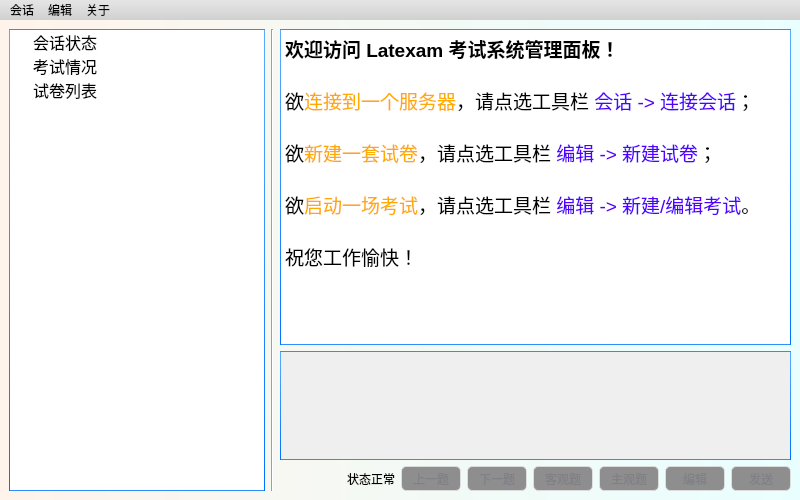
 <widget class="QMainWindow" name="LatexamWindow">
  <property name="geometry">
   <rect>
    <x>0</x>
    <y>0</y>
    <width>800</width>
    <height>500</height>
   </rect>
  </property>
  <property name="minimumSize">
   <size>
    <width>800</width>
    <height>500</height>
   </size>
  </property>
  <property name="windowTitle">
   <string>Latexam 考试系统管理面板</string>
  </property>
  <property name="windowIcon">
   <iconset>
    <normalon>:/latexam/Latexam.ico</normalon>
   </iconset>
  </property>
  <property name="styleSheet">
   <string notr="true">/*
Aqua Style Sheet for QT Applications
Author: Jaime A. Quiroga P.
Company: GTRONICK
Last updated: 22/01/2019, 07:55.
Available at: https://github.com/GTRONICK/QSS/blob/master/Aqua.qss
*/
QMainWindow {
	background-color: qlineargradient(spread:pad, x1:0, y1:0, x2:1, y2:0, stop:0 rgba(255, 244, 235, 255), stop:1 rgba(233, 255, 255, 255));
}
QTextEdit {
	border-width: 1px;
	border-style: solid;
	border-color: qlineargradient(spread:pad, x1:0.5, y1:1, x2:0.5, y2:0, stop:0 rgba(0, 113, 255, 255), stop:1 rgba(91, 171, 252, 255));
}
QTreeWidget {
	border-width: 1px;
	border-style: solid;
	border-color: qlineargradient(spread:pad, x1:0.5, y1:1, x2:0.5, y2:0, stop:0 rgba(0, 113, 255, 255), stop:1 rgba(91, 171, 252, 255));
}
QPlainTextEdit {
	border-width: 1px;
	border-style: solid;
	border-color: qlineargradient(spread:pad, x1:0.5, y1:1, x2:0.5, y2:0, stop:0 rgba(0, 113, 255, 255), stop:1 rgba(91, 171, 252, 255));
}
QToolButton {
	border-style: solid;
	border-top-color: qlineargradient(spread:pad, x1:0.5, y1:1, x2:0.5, y2:0, stop:0 rgb(215, 215, 215), stop:1 rgb(222, 222, 222));
	border-right-color: qlineargradient(spread:pad, x1:0, y1:0.5, x2:1, y2:0.5, stop:0 rgb(217, 217, 217), stop:1 rgb(227, 227, 227));
	border-left-color: qlineargradient(spread:pad, x1:0, y1:0.5, x2:1, y2:0.5, stop:0 rgb(227, 227, 227), stop:1 rgb(217, 217, 217));
	border-bottom-color: qlineargradient(spread:pad, x1:0.5, y1:1, x2:0.5, y2:0, stop:0 rgb(215, 215, 215), stop:1 rgb(222, 222, 222));
	border-width: 1px;
	border-radius: 5px;
	color: rgb(0,0,0);
	padding: 2px;
	background-color: rgb(255,255,255);
}
QToolButton:hover{
	border-style: solid;
	border-top-color: qlineargradient(spread:pad, x1:0.5, y1:1, x2:0.5, y2:0, stop:0 rgb(195, 195, 195), stop:1 rgb(222, 222, 222));
	border-right-color: qlineargradient(spread:pad, x1:0, y1:0.5, x2:1, y2:0.5, stop:0 rgb(197, 197, 197), stop:1 rgb(227, 227, 227));
	border-left-color: qlineargradient(spread:pad, x1:0, y1:0.5, x2:1, y2:0.5, stop:0 rgb(227, 227, 227), stop:1 rgb(197, 197, 197));
	border-bottom-color: qlineargradient(spread:pad, x1:0.5, y1:1, x2:0.5, y2:0, stop:0 rgb(195, 195, 195), stop:1 rgb(222, 222, 222));
	border-width: 1px;
	border-radius: 5px;
	color: rgb(0,0,0);
	padding: 2px;
	background-color: rgb(255,255,255);
}
QToolButton:pressed{
	border-style: solid;
	border-top-color: qlineargradient(spread:pad, x1:0.5, y1:1, x2:0.5, y2:0, stop:0 rgb(215, 215, 215), stop:1 rgb(222, 222, 222));
	border-right-color: qlineargradient(spread:pad, x1:0, y1:0.5, x2:1, y2:0.5, stop:0 rgb(217, 217, 217), stop:1 rgb(227, 227, 227));
	border-left-color: qlineargradient(spread:pad, x1:0, y1:0.5, x2:1, y2:0.5, stop:0 rgb(227, 227, 227), stop:1 rgb(217, 217, 217));
	border-bottom-color: qlineargradient(spread:pad, x1:0.5, y1:1, x2:0.5, y2:0, stop:0 rgb(215, 215, 215), stop:1 rgb(222, 222, 222));
	border-width: 1px;
	border-radius: 5px;
	color: rgb(0,0,0);
	padding: 2px;
	background-color: rgb(142,142,142);
}
QPushButton{
	border-style: solid;
	border-top-color: qlineargradient(spread:pad, x1:0.5, y1:1, x2:0.5, y2:0, stop:0 rgb(215, 215, 215), stop:1 rgb(222, 222, 222));
	border-right-color: qlineargradient(spread:pad, x1:0, y1:0.5, x2:1, y2:0.5, stop:0 rgb(217, 217, 217), stop:1 rgb(227, 227, 227));
	border-left-color: qlineargradient(spread:pad, x1:0, y1:0.5, x2:1, y2:0.5, stop:0 rgb(227, 227, 227), stop:1 rgb(217, 217, 217));
	border-bottom-color: qlineargradient(spread:pad, x1:0.5, y1:1, x2:0.5, y2:0, stop:0 rgb(215, 215, 215), stop:1 rgb(222, 222, 222));
	border-width: 1px;
	border-radius: 5px;
	color: rgb(0,0,0);
	padding: 2px;
	background-color: rgb(255,255,255);
}
QPushButton::default{
	border-style: solid;
	border-top-color: qlineargradient(spread:pad, x1:0.5, y1:1, x2:0.5, y2:0, stop:0 rgb(215, 215, 215), stop:1 rgb(222, 222, 222));
	border-right-color: qlineargradient(spread:pad, x1:0, y1:0.5, x2:1, y2:0.5, stop:0 rgb(217, 217, 217), stop:1 rgb(227, 227, 227));
	border-left-color: qlineargradient(spread:pad, x1:0, y1:0.5, x2:1, y2:0.5, stop:0 rgb(227, 227, 227), stop:1 rgb(217, 217, 217));
	border-bottom-color: qlineargradient(spread:pad, x1:0.5, y1:1, x2:0.5, y2:0, stop:0 rgb(215, 215, 215), stop:1 rgb(222, 222, 222));
	border-width: 1px;
	border-radius: 5px;
	color: rgb(0,0,0);
	padding: 2px;
	background-color: rgb(255,255,255);
}
QPushButton:hover{
	border-style: solid;
	border-top-color: qlineargradient(spread:pad, x1:0.5, y1:1, x2:0.5, y2:0, stop:0 rgb(195, 195, 195), stop:1 rgb(222, 222, 222));
	border-right-color: qlineargradient(spread:pad, x1:0, y1:0.5, x2:1, y2:0.5, stop:0 rgb(197, 197, 197), stop:1 rgb(227, 227, 227));
	border-left-color: qlineargradient(spread:pad, x1:0, y1:0.5, x2:1, y2:0.5, stop:0 rgb(227, 227, 227), stop:1 rgb(197, 197, 197));
	border-bottom-color: qlineargradient(spread:pad, x1:0.5, y1:1, x2:0.5, y2:0, stop:0 rgb(195, 195, 195), stop:1 rgb(222, 222, 222));
	border-width: 1px;
	border-radius: 5px;
	color: rgb(0,0,0);
	padding: 2px;
	background-color: rgb(255,255,255);
}
QPushButton:pressed{
	border-style: solid;
	border-top-color: qlineargradient(spread:pad, x1:0.5, y1:1, x2:0.5, y2:0, stop:0 rgb(215, 215, 215), stop:1 rgb(222, 222, 222));
	border-right-color: qlineargradient(spread:pad, x1:0, y1:0.5, x2:1, y2:0.5, stop:0 rgb(217, 217, 217), stop:1 rgb(227, 227, 227));
	border-left-color: qlineargradient(spread:pad, x1:0, y1:0.5, x2:1, y2:0.5, stop:0 rgb(227, 227, 227), stop:1 rgb(217, 217, 217));
	border-bottom-color: qlineargradient(spread:pad, x1:0.5, y1:1, x2:0.5, y2:0, stop:0 rgb(215, 215, 215), stop:1 rgb(222, 222, 222));
	border-width: 1px;
	border-radius: 5px;
	color: rgb(0,0,0);
	padding: 2px;
	background-color: rgb(142,142,142);
}
QPushButton:disabled{
	border-style: solid;
	border-top-color: qlineargradient(spread:pad, x1:0.5, y1:1, x2:0.5, y2:0, stop:0 rgb(215, 215, 215), stop:1 rgb(222, 222, 222));
	border-right-color: qlineargradient(spread:pad, x1:0, y1:0.5, x2:1, y2:0.5, stop:0 rgb(217, 217, 217), stop:1 rgb(227, 227, 227));
	border-left-color: qlineargradient(spread:pad, x1:0, y1:0.5, x2:1, y2:0.5, stop:0 rgb(227, 227, 227), stop:1 rgb(217, 217, 217));
	border-bottom-color: qlineargradient(spread:pad, x1:0.5, y1:1, x2:0.5, y2:0, stop:0 rgb(215, 215, 215), stop:1 rgb(222, 222, 222));
	border-width: 1px;
	border-radius: 5px;
	color: #808086;
	padding: 2px;
	background-color: rgb(142,142,142);
}
QLineEdit {
	border-width: 1px; border-radius: 4px;
	border-style: solid;
	border-color: qlineargradient(spread:pad, x1:0.5, y1:1, x2:0.5, y2:0, stop:0 rgba(0, 113, 255, 255), stop:1 rgba(91, 171, 252, 255));
}
QLabel {
	color: #000000;
}
QLCDNumber {
	color: rgb(0, 113, 255, 255);
}
QProgressBar {
	text-align: center;
	color: rgb(240, 240, 240);
	border-width: 1px; 
	border-radius: 10px;
	border-color: rgb(230, 230, 230);
	border-style: solid;
	background-color:rgb(207,207,207);
}
QProgressBar::chunk {
	background-color: qlineargradient(spread:pad, x1:0.5, y1:1, x2:0.5, y2:0, stop:0 rgba(49, 147, 250, 255), stop:1 rgba(34, 142, 255, 255));
	border-radius: 10px;
}
QMenuBar {
	background-color: qlineargradient(spread:pad, x1:0.5, y1:1, x2:0.5, y2:0, stop:0 rgba(207, 209, 207, 255), stop:1 rgba(230, 229, 230, 255));
}
QMenuBar::item {
	color: #000000;
  	spacing: 3px;
  	padding: 1px 4px;
	background-color: qlineargradient(spread:pad, x1:0.5, y1:1, x2:0.5, y2:0, stop:0 rgba(207, 209, 207, 255), stop:1 rgba(230, 229, 230, 255));
}

QMenuBar::item:selected {
  	background-color: qlineargradient(spread:pad, x1:0.5, y1:1, x2:0.5, y2:0, stop:0 rgba(0, 113, 255, 255), stop:1 rgba(91, 171, 252, 255));
	color: #FFFFFF;
}
QMenu::item:selected {
	border-style: solid;
	border-top-color: transparent;
	border-right-color: transparent;
	border-left-color: qlineargradient(spread:pad, x1:0.5, y1:1, x2:0.5, y2:0, stop:0 rgba(0, 113, 255, 255), stop:1 rgba(91, 171, 252, 255));
	border-bottom-color: transparent;
	border-left-width: 2px;
	color: #000000;
	padding-left:15px;
	padding-top:4px;
	padding-bottom:4px;
	padding-right:7px;
}
QMenu::item {
	border-style: solid;
	border-top-color: transparent;
	border-right-color: transparent;
	border-left-color: transparent;
	border-bottom-color: transparent;
	border-bottom-width: 1px;
	color: #000000;
	padding-left:17px;
	padding-top:4px;
	padding-bottom:4px;
	padding-right:7px;
}
QTabWidget {
	color:rgb(0,0,0);
	background-color:#000000;
}
QTabWidget::pane {
		border-color: rgb(223,223,223);
		background-color:rgb(226,226,226);
		border-style: solid;
		border-width: 2px;
    	border-radius: 6px;
}
QTabBar::tab:first {
	border-style: solid;
	border-left-width:1px;
	border-right-width:0px;
	border-top-width:1px;
	border-bottom-width:1px;
	border-top-color: rgb(209,209,209);
	border-left-color: qlineargradient(spread:pad, x1:0.5, y1:1, x2:0.5, y2:0, stop:0 rgba(209, 209, 209, 209), stop:1 rgba(229, 229, 229, 229));
	border-bottom-color: rgb(229,229,229);
	border-top-left-radius: 4px;
	border-bottom-left-radius: 4px;
	color: #000000;
	padding: 3px;
	margin-left:0px;
	background-color: qlineargradient(spread:pad, x1:0.5, y1:1, x2:0.5, y2:0, stop:0 rgba(247, 247, 247, 255), stop:1 rgba(255, 255, 255, 255));
}
QTabBar::tab:last {
	border-style: solid;
	border-width:1px;
	border-top-color: rgb(209,209,209);
	border-left-color: qlineargradient(spread:pad, x1:0.5, y1:1, x2:0.5, y2:0, stop:0 rgba(209, 209, 209, 209), stop:1 rgba(229, 229, 229, 229));
	border-right-color: qlineargradient(spread:pad, x1:0.5, y1:1, x2:0.5, y2:0, stop:0 rgba(209, 209, 209, 209), stop:1 rgba(229, 229, 229, 229));
	border-bottom-color: rgb(229,229,229);
	border-top-right-radius: 4px;
	border-bottom-right-radius: 4px;
	color: #000000;
	padding: 3px;
	margin-left:0px;
	background-color: qlineargradient(spread:pad, x1:0.5, y1:1, x2:0.5, y2:0, stop:0 rgba(247, 247, 247, 255), stop:1 rgba(255, 255, 255, 255));
}
QTabBar::tab {
	border-style: solid;
	border-top-width:1px;
	border-bottom-width:1px;
	border-left-width:1px;
	border-top-color: rgb(209,209,209);
	border-left-color: qlineargradient(spread:pad, x1:0.5, y1:1, x2:0.5, y2:0, stop:0 rgba(209, 209, 209, 209), stop:1 rgba(229, 229, 229, 229));
	border-bottom-color: rgb(229,229,229);
	color: #000000;
	padding: 3px;
	margin-left:0px;
	background-color: qlineargradient(spread:pad, x1:0.5, y1:1, x2:0.5, y2:0, stop:0 rgba(247, 247, 247, 255), stop:1 rgba(255, 255, 255, 255));
}
QTabBar::tab:selected, QTabBar::tab:last:selected, QTabBar::tab:hover {
  	border-style: solid;
  	border-left-width:1px;
	border-right-color: transparent;
	border-top-color: rgb(209,209,209);
	border-left-color: qlineargradient(spread:pad, x1:0.5, y1:1, x2:0.5, y2:0, stop:0 rgba(209, 209, 209, 209), stop:1 rgba(229, 229, 229, 229));
	border-bottom-color: rgb(229,229,229);
	color: #FFFFFF;
	padding: 3px;
	margin-left:0px;
	background-color: qlineargradient(spread:pad, x1:0.5, y1:1, x2:0.5, y2:0, stop:0 rgba(0, 113, 255, 255), stop:1 rgba(91, 171, 252, 255));
}

QTabBar::tab:selected, QTabBar::tab:first:selected, QTabBar::tab:hover {
  	border-style: solid;
  	border-left-width:1px;
  	border-bottom-width:1px;
  	border-top-width:1px;
	border-right-color: transparent;
	border-top-color: rgb(209,209,209);
	border-left-color: qlineargradient(spread:pad, x1:0.5, y1:1, x2:0.5, y2:0, stop:0 rgba(209, 209, 209, 209), stop:1 rgba(229, 229, 229, 229));
	border-bottom-color: rgb(229,229,229);
	color: #FFFFFF;
	padding: 3px;
	margin-left:0px;
	background-color: qlineargradient(spread:pad, x1:0.5, y1:1, x2:0.5, y2:0, stop:0 rgba(0, 113, 255, 255), stop:1 rgba(91, 171, 252, 255));
}

QCheckBox {
	color: #000000;
	padding: 2px;
}
QCheckBox:disabled {
	color: #808086;
	padding: 2px;
}

QCheckBox:hover {
	border-radius:4px;
	border-style:solid;
	padding-left: 1px;
	padding-right: 1px;
	padding-bottom: 1px;
	padding-top: 1px;
	border-width:1px;
	border-color: transparent;
}
QCheckBox::indicator:checked {

	height: 10px;
	width: 10px;
	border-style:solid;
	border-width: 1px;
	border-color: qlineargradient(spread:pad, x1:0.5, y1:1, x2:0.5, y2:0, stop:0 rgba(0, 113, 255, 255), stop:1 rgba(91, 171, 252, 255));
	color: #000000;
	background-color: qlineargradient(spread:pad, x1:0.5, y1:1, x2:0.5, y2:0, stop:0 rgba(0, 113, 255, 255), stop:1 rgba(91, 171, 252, 255));
}
QCheckBox::indicator:unchecked {

	height: 10px;
	width: 10px;
	border-style:solid;
	border-width: 1px;
	border-color: qlineargradient(spread:pad, x1:0.5, y1:1, x2:0.5, y2:0, stop:0 rgba(0, 113, 255, 255), stop:1 rgba(91, 171, 252, 255));
	color: #000000;
}
QRadioButton {
	color: 000000;
	padding: 1px;
}
QRadioButton::indicator:checked {
	height: 10px;
	width: 10px;
	border-style:solid;
	border-radius:5px;
	border-width: 1px;
	border-color: qlineargradient(spread:pad, x1:0.5, y1:1, x2:0.5, y2:0, stop:0 rgba(0, 113, 255, 255), stop:1 rgba(91, 171, 252, 255));
	color: #a9b7c6;
	background-color: qlineargradient(spread:pad, x1:0.5, y1:1, x2:0.5, y2:0, stop:0 rgba(0, 113, 255, 255), stop:1 rgba(91, 171, 252, 255));
}
QRadioButton::indicator:!checked {
	height: 10px;
	width: 10px;
	border-style:solid;
	border-radius:5px;
	border-width: 1px;
	border-color: qlineargradient(spread:pad, x1:0.5, y1:1, x2:0.5, y2:0, stop:0 rgba(0, 113, 255, 255), stop:1 rgba(91, 171, 252, 255));
	color: #a9b7c6;
	background-color: transparent;
}
QStatusBar {
	color:#027f7f;
}
QSpinBox {
	border-style: solid;
	border-width: 1px;
	border-color: qlineargradient(spread:pad, x1:0.5, y1:1, x2:0.5, y2:0, stop:0 rgba(0, 113, 255, 255), stop:1 rgba(91, 171, 252, 255));
}
QDoubleSpinBox {
	border-style: solid;
	border-width: 1px;
	border-color: qlineargradient(spread:pad, x1:0.5, y1:1, x2:0.5, y2:0, stop:0 rgba(0, 113, 255, 255), stop:1 rgba(91, 171, 252, 255));
}
QTimeEdit {
	border-style: solid;
	border-width: 1px;
	border-color: qlineargradient(spread:pad, x1:0.5, y1:1, x2:0.5, y2:0, stop:0 rgba(0, 113, 255, 255), stop:1 rgba(91, 171, 252, 255));
}
QDateTimeEdit {
	border-style: solid;
	border-width: 1px;
	border-color: qlineargradient(spread:pad, x1:0.5, y1:1, x2:0.5, y2:0, stop:0 rgba(0, 113, 255, 255), stop:1 rgba(91, 171, 252, 255));
}
QDateEdit {
	border-style: solid;
	border-width: 1px;
	border-color: qlineargradient(spread:pad, x1:0.5, y1:1, x2:0.5, y2:0, stop:0 rgba(0, 113, 255, 255), stop:1 rgba(91, 171, 252, 255));
}

QToolBox {
	color: #a9b7c6;
	background-color:#000000;
}
QToolBox::tab {
	color: #a9b7c6;
	background-color:#000000;
}
QToolBox::tab:selected {
	color: #FFFFFF;
	background-color:#000000;
}
QScrollArea {
	color: #FFFFFF;
	background-color:#000000;
}
QSlider::groove:horizontal {
	height: 5px;
	background-color: qlineargradient(spread:pad, x1:0.5, y1:1, x2:0.5, y2:0, stop:0 rgba(49, 147, 250, 255), stop:1 rgba(34, 142, 255, 255));
}
QSlider::groove:vertical {
	width: 5px;
	background-color: qlineargradient(spread:pad, x1:0.5, y1:1, x2:0.5, y2:0, stop:0 rgba(49, 147, 250, 255), stop:1 rgba(34, 142, 255, 255));
}
QSlider::handle:horizontal {
	background: rgb(253,253,253);
	border-style: solid;
	border-width: 1px;
	border-color: rgb(207,207,207);
	width: 12px;
	margin: -5px 0;
	border-radius: 7px;
}
QSlider::handle:vertical {
	background: rgb(253,253,253);
	border-style: solid;
	border-width: 1px;
	border-color: rgb(207,207,207);
	height: 12px;
	margin: 0 -5px;
	border-radius: 7px;
}
QSlider::add-page:horizontal {
    background: rgb(181,181,181);
}
QSlider::add-page:vertical {
    background: rgb(181,181,181);
}
QSlider::sub-page:horizontal {
    background-color: qlineargradient(spread:pad, x1:0.5, y1:1, x2:0.5, y2:0, stop:0 rgba(49, 147, 250, 255), stop:1 rgba(34, 142, 255, 255));
}
QSlider::sub-page:vertical {
    background-color: qlineargradient(spread:pad, y1:0.5, x1:1, y2:0.5, x2:0, stop:0 rgba(49, 147, 250, 255), stop:1 rgba(34, 142, 255, 255));
}
QScrollBar:horizontal {
	max-height: 20px;
	border: 1px transparent grey;
	margin: 0px 20px 0px 20px;
}
QScrollBar:vertical {
	max-width: 20px;
	border: 1px transparent grey;
	margin: 20px 0px 20px 0px;
}
QScrollBar::handle:horizontal {
	background: rgb(253,253,253);
	border-style: solid;
	border-width: 1px;
	border-color: rgb(207,207,207);
	border-radius: 7px;
	min-width: 25px;
}
QScrollBar::handle:horizontal:hover {
	background: rgb(253,253,253);
	border-style: solid;
	border-width: 1px;
	border-color: rgb(147, 200, 200);
	border-radius: 7px;
	min-width: 25px;
}
QScrollBar::handle:vertical {
	background: rgb(253,253,253);
	border-style: solid;
	border-width: 1px;
	border-color: rgb(207,207,207);
	border-radius: 7px;
	min-height: 25px;
}
QScrollBar::handle:vertical:hover {
	background: rgb(253,253,253);
	border-style: solid;
	border-width: 1px;
	border-color: rgb(147, 200, 200);
	border-radius: 7px;
	min-height: 25px;
}
QScrollBar::add-line:horizontal {
   border: 2px transparent grey;
   border-top-right-radius: 7px;
   border-bottom-right-radius: 7px;
   background: rgba(34, 142, 255, 255);
   width: 20px;
   subcontrol-position: right;
   subcontrol-origin: margin;
}
QScrollBar::add-line:horizontal:pressed {
   border: 2px transparent grey;
   border-top-right-radius: 7px;
   border-bottom-right-radius: 7px;
   background: rgb(181,181,181);
   width: 20px;
   subcontrol-position: right;
   subcontrol-origin: margin;
}
QScrollBar::add-line:vertical {
   border: 2px transparent grey;
   border-bottom-left-radius: 7px;
   border-bottom-right-radius: 7px;
   background: rgba(34, 142, 255, 255);
   height: 20px;
   subcontrol-position: bottom;
   subcontrol-origin: margin;
}
QScrollBar::add-line:vertical:pressed {
   border: 2px transparent grey;
   border-bottom-left-radius: 7px;
   border-bottom-right-radius: 7px;
   background: rgb(181,181,181);
   height: 20px;
   subcontrol-position: bottom;
   subcontrol-origin: margin;
}
QScrollBar::sub-line:horizontal {
   border: 2px transparent grey;
   border-top-left-radius: 7px;
   border-bottom-left-radius: 7px;
   background: rgba(34, 142, 255, 255);
   width: 20px;
   subcontrol-position: left;
   subcontrol-origin: margin;
}
QScrollBar::sub-line:horizontal:pressed {
   border: 2px transparent grey;
   border-top-left-radius: 7px;
   border-bottom-left-radius: 7px;
   background: rgb(181,181,181);
   width: 20px;
   subcontrol-position: left;
   subcontrol-origin: margin;
}
QScrollBar::sub-line:vertical {
   border: 2px transparent grey;
   border-top-left-radius: 7px;
   border-top-right-radius: 7px;
   background: rgba(34, 142, 255, 255);
   height: 20px;
   subcontrol-position: top;
   subcontrol-origin: margin;
}
QScrollBar::sub-line:vertical:pressed {
   border: 2px transparent grey;
   border-top-left-radius: 7px;
   border-top-right-radius: 7px;
   background: rgb(181,181,181);
   height: 20px;
   subcontrol-position: top;
   subcontrol-origin: margin;
}
QScrollBar::left-arrow:horizontal {
   border: 1px transparent grey;
   border-top-left-radius: 3px;
   border-bottom-left-radius: 3px;
   width: 6px;
   height: 6px;
   background: white;
}
QScrollBar::right-arrow:horizontal {
   border: 1px transparent grey;
   border-top-right-radius: 3px;
   border-bottom-right-radius: 3px;
   width: 6px;
   height: 6px;
   background: white;
}
QScrollBar::up-arrow:vertical {
   border: 1px transparent grey;
   border-top-left-radius: 3px;
   border-top-right-radius: 3px;
   width: 6px;
   height: 6px;
   background: white;
}
QScrollBar::down-arrow:vertical {
   border: 1px transparent grey;
   border-bottom-left-radius: 3px;
   border-bottom-right-radius: 3px;
   width: 6px;
   height: 6px;
   background: white;
}
QScrollBar::add-page:horizontal, QScrollBar::sub-page:horizontal {
   background: none;
}
QScrollBar::add-page:vertical, QScrollBar::sub-page:vertical {
   background: none;
}</string>
  </property>
  <widget class="QWidget" name="centralwidget">
   <layout class="QHBoxLayout" name="horizontalLayout_3">
    <item>
     <layout class="QHBoxLayout" name="horizontalLayout_2">
      <item>
       <widget class="QTreeWidget" name="output_status">
        <property name="sizePolicy">
         <sizepolicy hsizetype="Fixed" vsizetype="Expanding">
          <horstretch>0</horstretch>
          <verstretch>0</verstretch>
         </sizepolicy>
        </property>
        <property name="font">
         <font>
          <pointsize>12</pointsize>
         </font>
        </property>
        <attribute name="headerVisible">
         <bool>false</bool>
        </attribute>
        <column>
         <property name="text">
          <string/>
         </property>
        </column>
        <item>
         <property name="text">
          <string>会话状态</string>
         </property>
        </item>
        <item>
         <property name="text">
          <string>考试情况</string>
         </property>
        </item>
        <item>
         <property name="text">
          <string>试卷列表</string>
         </property>
        </item>
       </widget>
      </item>
      <item>
       <widget class="Line" name="line">
        <property name="orientation">
         <enum>Qt::Orientation::Vertical</enum>
        </property>
       </widget>
      </item>
      <item>
       <layout class="QVBoxLayout" name="verticalLayout_3">
        <item>
         <widget class="QTextBrowser" name="output_message">
          <property name="enabled">
           <bool>true</bool>
          </property>
          <property name="sizePolicy">
           <sizepolicy hsizetype="Expanding" vsizetype="Expanding">
            <horstretch>0</horstretch>
            <verstretch>200</verstretch>
           </sizepolicy>
          </property>
          <property name="font">
           <font>
            <pointsize>12</pointsize>
           </font>
          </property>
          <property name="inputMethodHints">
           <set>Qt::InputMethodHint::ImhNone</set>
          </property>
          <property name="html">
           <string>&lt;!DOCTYPE HTML PUBLIC &quot;-//W3C//DTD HTML 4.0//EN&quot; &quot;http://www.w3.org/TR/REC-html40/strict.dtd&quot;&gt;
&lt;html&gt;&lt;head&gt;&lt;meta name=&quot;qrichtext&quot; content=&quot;1&quot; /&gt;&lt;meta charset=&quot;utf-8&quot; /&gt;&lt;style type=&quot;text/css&quot;&gt;
p, li { white-space: pre-wrap; }
hr { height: 1px; border-width: 0; }
li.unchecked::marker { content: &quot;\2610&quot;; }
li.checked::marker { content: &quot;\2612&quot;; }
&lt;/style&gt;&lt;/head&gt;&lt;body style=&quot; font-family:'Microsoft YaHei UI'; font-size:12pt; font-weight:400; font-style:normal;&quot;&gt;
&lt;p style=&quot; margin-top:0px; margin-bottom:0px; margin-left:0px; margin-right:0px; -qt-block-indent:0; text-indent:0px;&quot;&gt;&lt;span style=&quot; font-size:14pt; font-weight:700;&quot;&gt;欢迎访问 Latexam 考试系统管理面板！&lt;/span&gt;&lt;/p&gt;
&lt;p style=&quot;-qt-paragraph-type:empty; margin-top:0px; margin-bottom:0px; margin-left:0px; margin-right:0px; -qt-block-indent:0; text-indent:0px; font-size:14pt; font-weight:700;&quot;&gt;&lt;br /&gt;&lt;/p&gt;
&lt;p style=&quot; margin-top:0px; margin-bottom:0px; margin-left:0px; margin-right:0px; -qt-block-indent:0; text-indent:0px;&quot;&gt;&lt;span style=&quot; font-size:14pt;&quot;&gt;欲&lt;/span&gt;&lt;span style=&quot; font-size:14pt; color:#ffaa00;&quot;&gt;连接到一个服务器&lt;/span&gt;&lt;span style=&quot; font-size:14pt;&quot;&gt;，请点选工具栏 &lt;/span&gt;&lt;span style=&quot; font-size:14pt; color:#5500ff;&quot;&gt;会话 -&amp;gt; 连接会话&lt;/span&gt;&lt;span style=&quot; font-size:14pt;&quot;&gt;；&lt;/span&gt;&lt;/p&gt;
&lt;p style=&quot;-qt-paragraph-type:empty; margin-top:0px; margin-bottom:0px; margin-left:0px; margin-right:0px; -qt-block-indent:0; text-indent:0px; font-size:14pt;&quot;&gt;&lt;br /&gt;&lt;/p&gt;
&lt;p style=&quot; margin-top:0px; margin-bottom:0px; margin-left:0px; margin-right:0px; -qt-block-indent:0; text-indent:0px;&quot;&gt;&lt;span style=&quot; font-size:14pt;&quot;&gt;欲&lt;/span&gt;&lt;span style=&quot; font-size:14pt; color:#ffaa00;&quot;&gt;新建一套试卷&lt;/span&gt;&lt;span style=&quot; font-size:14pt;&quot;&gt;，请点选工具栏 &lt;/span&gt;&lt;span style=&quot; font-size:14pt; color:#5500ff;&quot;&gt;编辑 -&amp;gt; 新建试卷&lt;/span&gt;&lt;span style=&quot; font-size:14pt;&quot;&gt;；&lt;/span&gt;&lt;/p&gt;
&lt;p style=&quot;-qt-paragraph-type:empty; margin-top:0px; margin-bottom:0px; margin-left:0px; margin-right:0px; -qt-block-indent:0; text-indent:0px; font-size:14pt;&quot;&gt;&lt;br /&gt;&lt;/p&gt;
&lt;p style=&quot; margin-top:0px; margin-bottom:0px; margin-left:0px; margin-right:0px; -qt-block-indent:0; text-indent:0px;&quot;&gt;&lt;span style=&quot; font-size:14pt;&quot;&gt;欲&lt;/span&gt;&lt;span style=&quot; font-size:14pt; color:#ffaa00;&quot;&gt;启动一场考试&lt;/span&gt;&lt;span style=&quot; font-size:14pt;&quot;&gt;，请点选工具栏 &lt;/span&gt;&lt;span style=&quot; font-size:14pt; color:#5500ff;&quot;&gt;编辑 -&amp;gt; 新建/编辑考试&lt;/span&gt;&lt;span style=&quot; font-size:14pt;&quot;&gt;。&lt;/span&gt;&lt;/p&gt;
&lt;p style=&quot;-qt-paragraph-type:empty; margin-top:0px; margin-bottom:0px; margin-left:0px; margin-right:0px; -qt-block-indent:0; text-indent:0px; font-size:14pt;&quot;&gt;&lt;br /&gt;&lt;/p&gt;
&lt;p style=&quot; margin-top:0px; margin-bottom:0px; margin-left:0px; margin-right:0px; -qt-block-indent:0; text-indent:0px;&quot;&gt;&lt;span style=&quot; font-size:14pt;&quot;&gt;祝您工作愉快！&lt;/span&gt;&lt;/p&gt;&lt;/body&gt;&lt;/html&gt;</string>
          </property>
          <property name="openExternalLinks">
           <bool>true</bool>
          </property>
         </widget>
        </item>
        <item>
         <layout class="QVBoxLayout" name="verticalLayout_2">
          <item>
           <widget class="QPlainTextEdit" name="input_message">
            <property name="enabled">
             <bool>false</bool>
            </property>
            <property name="maximumSize">
             <size>
              <width>16777215</width>
              <height>109</height>
             </size>
            </property>
            <property name="font">
             <font>
              <pointsize>9</pointsize>
             </font>
            </property>
           </widget>
          </item>
          <item>
           <layout class="QHBoxLayout" name="horizontalLayout">
            <item>
             <spacer name="horizontalSpacer">
              <property name="orientation">
               <enum>Qt::Orientation::Horizontal</enum>
              </property>
              <property name="sizeHint" stdset="0">
               <size>
                <width>40</width>
                <height>20</height>
               </size>
              </property>
             </spacer>
            </item>
            <item>
             <widget class="QLabel" name="text_status">
              <property name="text">
               <string>状态正常</string>
              </property>
             </widget>
            </item>
            <item>
             <widget class="QPushButton" name="button_previous">
              <property name="enabled">
               <bool>false</bool>
              </property>
              <property name="minimumSize">
               <size>
                <width>60</width>
                <height>25</height>
               </size>
              </property>
              <property name="maximumSize">
               <size>
                <width>60</width>
                <height>25</height>
               </size>
              </property>
              <property name="text">
               <string>上一题</string>
              </property>
             </widget>
            </item>
            <item>
             <widget class="QPushButton" name="button_next">
              <property name="enabled">
               <bool>false</bool>
              </property>
              <property name="minimumSize">
               <size>
                <width>60</width>
                <height>25</height>
               </size>
              </property>
              <property name="maximumSize">
               <size>
                <width>60</width>
                <height>25</height>
               </size>
              </property>
              <property name="text">
               <string>下一题</string>
              </property>
             </widget>
            </item>
            <item>
             <widget class="QPushButton" name="button_objective">
              <property name="enabled">
               <bool>false</bool>
              </property>
              <property name="minimumSize">
               <size>
                <width>60</width>
                <height>25</height>
               </size>
              </property>
              <property name="maximumSize">
               <size>
                <width>60</width>
                <height>25</height>
               </size>
              </property>
              <property name="text">
               <string>客观题</string>
              </property>
             </widget>
            </item>
            <item>
             <widget class="QPushButton" name="button_subjective">
              <property name="enabled">
               <bool>false</bool>
              </property>
              <property name="minimumSize">
               <size>
                <width>60</width>
                <height>25</height>
               </size>
              </property>
              <property name="maximumSize">
               <size>
                <width>60</width>
                <height>25</height>
               </size>
              </property>
              <property name="text">
               <string>主观题</string>
              </property>
             </widget>
            </item>
            <item>
             <widget class="QPushButton" name="button_edit">
              <property name="enabled">
               <bool>false</bool>
              </property>
              <property name="minimumSize">
               <size>
                <width>60</width>
                <height>25</height>
               </size>
              </property>
              <property name="maximumSize">
               <size>
                <width>60</width>
                <height>25</height>
               </size>
              </property>
              <property name="text">
               <string>编辑</string>
              </property>
             </widget>
            </item>
            <item>
             <widget class="QPushButton" name="button_send">
              <property name="enabled">
               <bool>false</bool>
              </property>
              <property name="minimumSize">
               <size>
                <width>60</width>
                <height>25</height>
               </size>
              </property>
              <property name="maximumSize">
               <size>
                <width>60</width>
                <height>25</height>
               </size>
              </property>
              <property name="text">
               <string>发送</string>
              </property>
              <property name="shortcut">
               <string>Ctrl+Return</string>
              </property>
             </widget>
            </item>
           </layout>
          </item>
         </layout>
        </item>
       </layout>
      </item>
     </layout>
    </item>
    <item>
     <layout class="QVBoxLayout" name="verticalLayout"/>
    </item>
   </layout>
  </widget>
  <widget class="QMenuBar" name="menubar">
   <property name="geometry">
    <rect>
     <x>0</x>
     <y>0</y>
     <width>800</width>
     <height>19</height>
    </rect>
   </property>
   <widget class="QMenu" name="menu_session">
    <property name="title">
     <string>会话</string>
    </property>
    <addaction name="action_login"/>
    <addaction name="action_disconnect"/>
    <addaction name="separator"/>
    <addaction name="action_exit"/>
   </widget>
   <widget class="QMenu" name="menu_about">
    <property name="title">
     <string>关于</string>
    </property>
    <addaction name="action_about"/>
    <addaction name="action"/>
   </widget>
   <widget class="QMenu" name="menu_edit">
    <property name="title">
     <string>编辑</string>
    </property>
    <addaction name="action_newpaper"/>
    <addaction name="action_editpaper"/>
    <addaction name="action_savepaper"/>
    <addaction name="action_fileexam"/>
    <addaction name="action_judgement"/>
   </widget>
   <addaction name="menu_session"/>
   <addaction name="menu_edit"/>
   <addaction name="menu_about"/>
  </widget>
  <action name="action_login">
   <property name="text">
    <string>连接会话</string>
   </property>
  </action>
  <action name="action_sessionmgr">
   <property name="text">
    <string>会话管理器</string>
   </property>
  </action>
  <action name="action_disconnect">
   <property name="text">
    <string>断开会话</string>
   </property>
  </action>
  <action name="action_exit">
   <property name="text">
    <string>退出</string>
   </property>
  </action>
  <action name="action_about">
   <property name="text">
    <string>关于Latexam</string>
   </property>
  </action>
  <action name="action">
   <property name="text">
    <string>帮助</string>
   </property>
  </action>
  <action name="action_newpaper">
   <property name="text">
    <string>新建试卷</string>
   </property>
  </action>
  <action name="action_editpaper">
   <property name="text">
    <string>编辑试卷</string>
   </property>
  </action>
  <action name="action_fileexam">
   <property name="text">
    <string>新建/编辑考试</string>
   </property>
  </action>
  <action name="action_savepaper">
   <property name="text">
    <string>保存试卷</string>
   </property>
  </action>
  <action name="action_judgement">
   <property name="text">
    <string>批改考试试卷</string>
   </property>
  </action>
 </widget>
